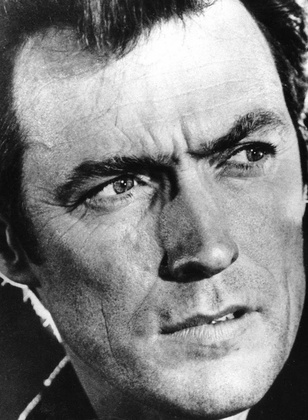
%> input picture Data/Target_Images/CE.jpg, 308 x 420 px, shrunk from 842 x 1148 before the run, given in place of CE.jpg.jpg, which was not available
$ octave --eval "preprocessImage('../../Data/Target_Images/CE.jpg');"   (GNU Octave 9; MATLAB toolbox functions it lacks are replaced by stand-ins)
%> lines starting %> are read from the running program, lines starting %| are printed output that depends on the picture; pictures that were not available may be replaced by others from this repository, and a replacement may not be noted
# -- preprocessImage(fname)
#
#    Produce a 0-9 grayscale, compressed version of image.
#
#    Trim .jpg image fname located in DominoArt/Data/TargetImages
#    to fit s complete sets of dominoes, where s is obtained from
#    user.  Next, convert image to grayscale, and then compress and
#    rerescale pixel values on a 0-9 scale.  Save matrix representation
#    of image as a text file in DominoArt/Data/Compressed_Images.
#
#    For example,
#
#       preprocessImage("Frankenstein")
#
#    produces a 0-9 grayscale, compressed version of the image
#    DominoArt/Data/Target_Images/Frankenstein.jpg that is saved to
#    DominoArt/Data/Compressed_Images/Frankenstein.txt .
#
#
#    Author:
#    Kalyani Nagaraj
#    March 2021

function preprocessImage(image_name)
%> called with image_name = '../../Data/Target_Images/CE.jpg'

   pkg load image

   # I. READ IMAGE FROM FILE, CONVERT RGB TO GRAYSCALE:
   # --------------------------------------------------
   I = imread(strcat("../../Data/Target_Images/", image_name, ".jpg"));
%> I is the input picture: size 420x308x3 uint8; min 4, max 255, mean 130.4
   if size(size(I),2) > 2 # if I is a 3-dimensional array
      I = rgb2gray (I);
%> I: size 420x308 uint8
   end


   % [8 lines of commented-out code are left out]

   K = imadjust(I,[0.08 0.6], []);
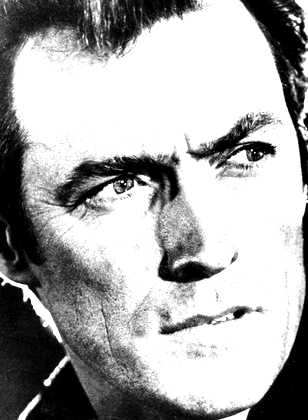
%> K: size 420x308 uint8; min 0, max 255, mean 168.5

   #K = I;
   #imwrite(K, strcat("../../Data/Compressed_Images/", image_name, "_saturated.png"))


   # III. MANUALLY ENTER DIMENSIONS OF THE DOMINO POTRAIT:
   # -----------------------------------------------------
   printf("Input image is of size %d X %d\n", size(K));
%| Input image is of size 420 X 308
   m = input("Enter number of rows of squares: ");    # m = 44; # number of rows
%> the answer given: 100
   n = input("Enter number of columns of squares: "); # n = 30; # number of columns
%> the answer given: 100
   k = input("Enter size of each square: ");          # k = 26; # size of each cell
%> the answer given: 3


   # IV. COMPRESS IMAGE BY CHOPPING INTO SMALL SQUARES AND
   #     FINDING EACH SQUARE'S MEAN/MEDIAN PIXEL VALUE:
   # -----------------------------------------------------
   L = zeros(k,k,m*n);
   P = zeros(m,n);
   for i = 1:m # i counts rows
      for j = 1:n # j counts columns
         L(:,:,m*(i-1)+j) = K( (i-1)*k+1:i*k, (j-1)*k+1:j*k );
         P(i,j) = mean( reshape(L(:,:,m*(i-1)+j), [], 1) );
      end
   end
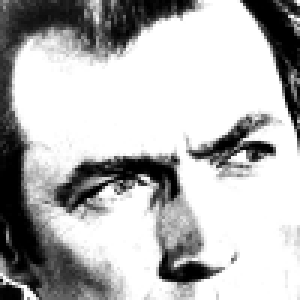
%> P: size 100x100 double (shown 3 times larger); min 0, max 255, mean 182.9

   # V. RESCALE COMPRESSED IMAGE ON A 0-9 SCALE:
   # -------------------------------------------
   PP = P./256;
   PP = (floor(PP.*10))./10;
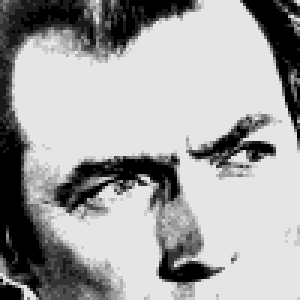
%> PP: size 100x100 double (shown 3 times larger); min 0, max 0.9, mean 0.644
   imshow(PP)
   im = round(PP .* 10);
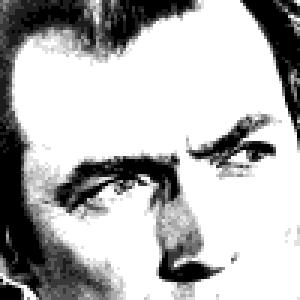
%> im: size 100x100 double (shown 3 times larger); min 0, max 9, mean 6.44; drawn with min black and max white

   # VI. SAVE COMPRESSED AND SCALED IMAGE TO FILE:
   # ---------------------------------------------
   dlmwrite(strcat("../../Data/Compressed_Images/", image_name, ".txt"),  im, " ")

end
